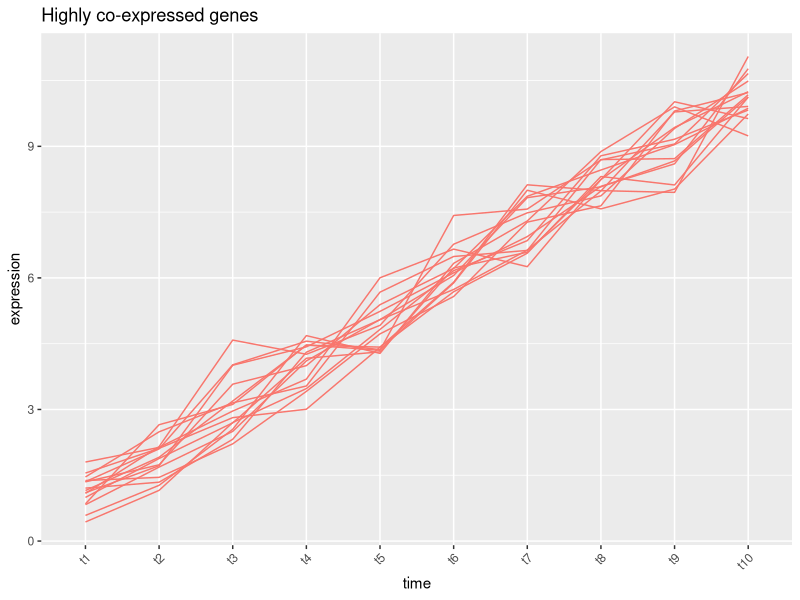
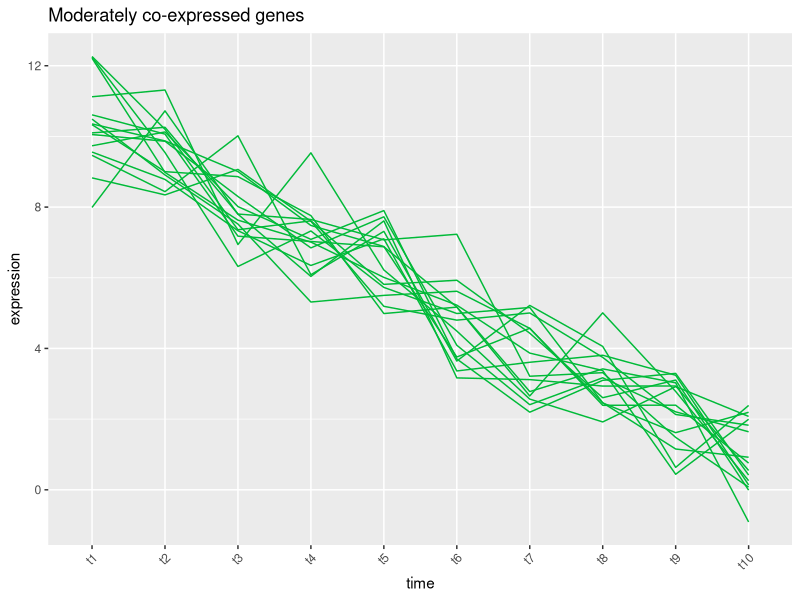
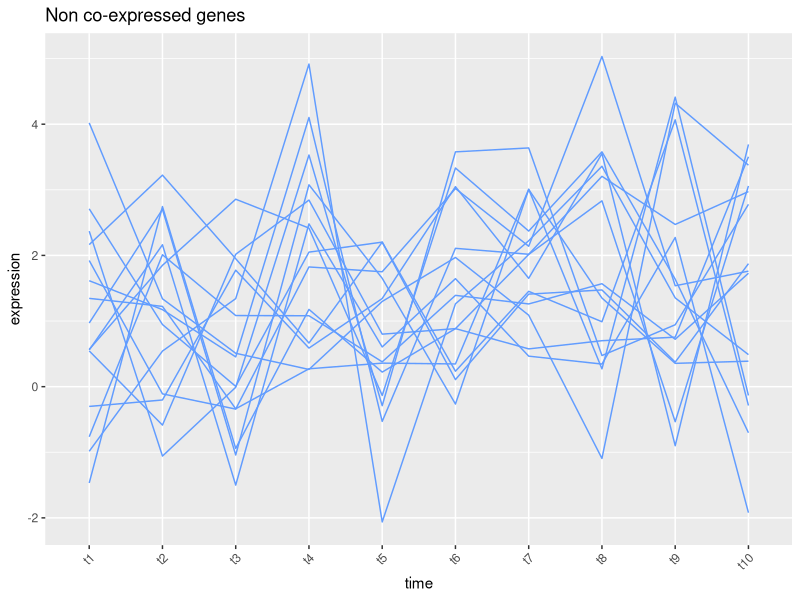
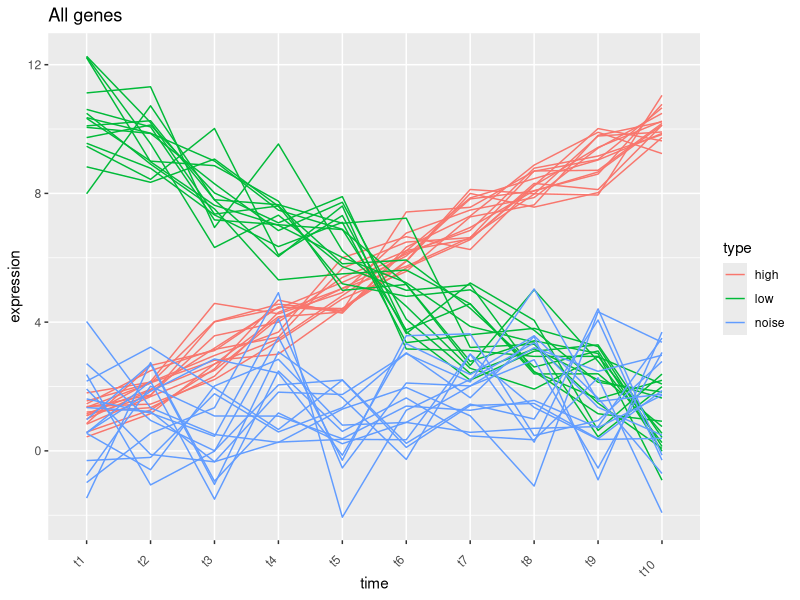
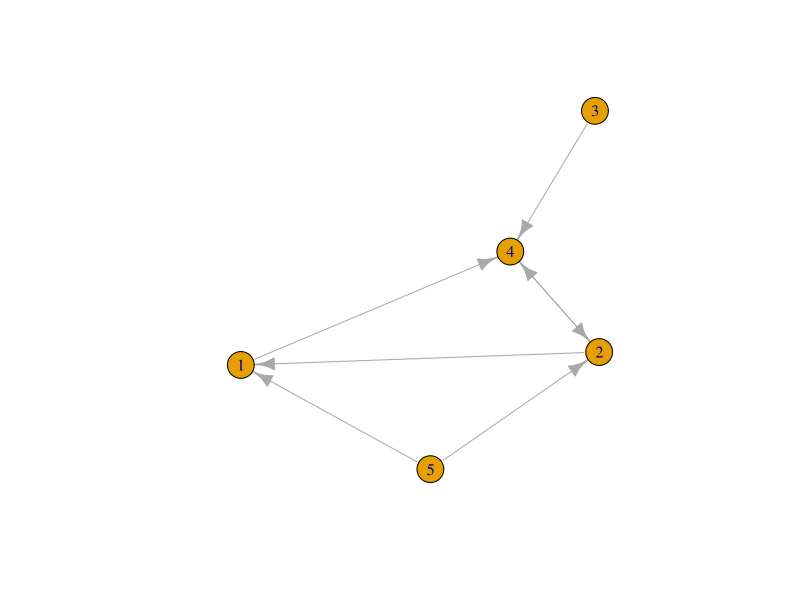
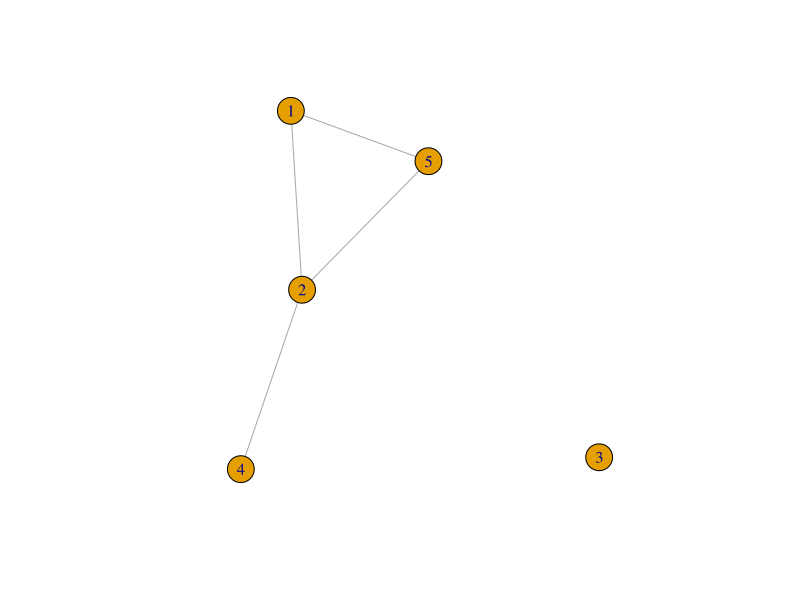
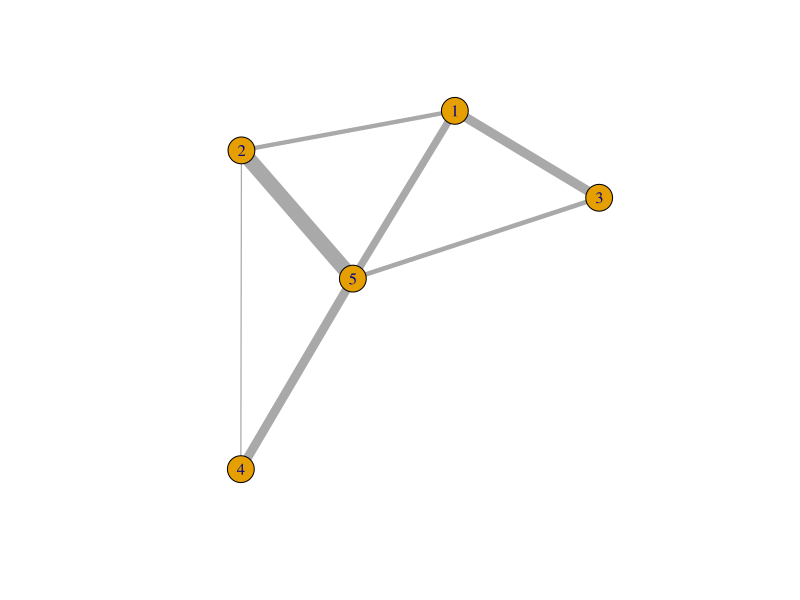
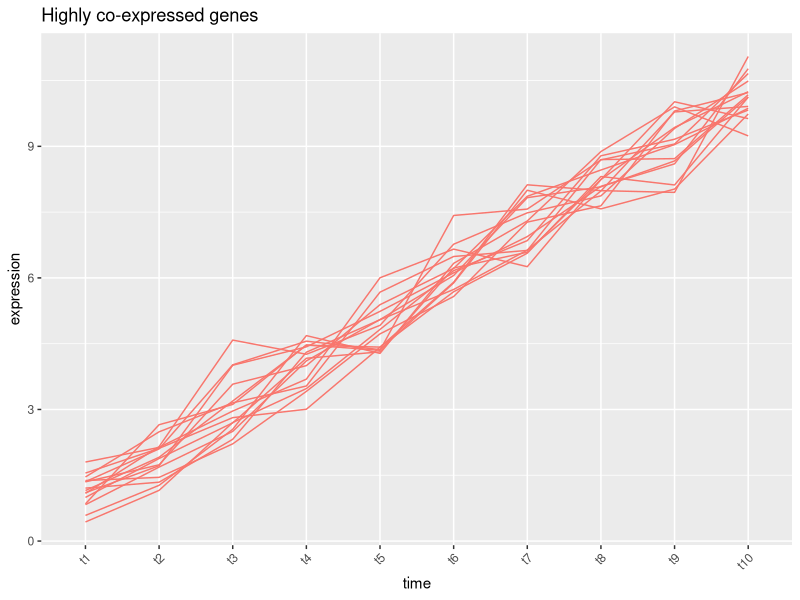

These figures' R source, in order:
#!/usr/bin/env Rscript
#
# Code to generate figures used in ISCB DC RSG 2016 workshop presentation
# Keith Hughitt
# June, 2016
#
# For the igraph SVG images generated, a final command-line Inkscape command
# was used to remove excess whitespace:
# 
# inkscape --verb=FitCanvasToDrawing --verb=FileSave --verb=FileClose example-network.svg
#
library('knitr')
library('igraph')
library('ggplot2')
library('gplots')
library('reshape2')
library('dplyr')
library('RColorBrewer')

set.seed(1)

###############################################################################
#
# Figure 1: Network representation (directed)
#
###############################################################################

# create a 5x5 binary matrix
adj <- matrix(sample(c(0,1), 25, replace=TRUE), nrow=5)

# set diagonal to zero (no self-loops)
diag(adj) <- 0

# create graph
g <- graph.adjacency(adj)

# generating the figure
svg(file='../image/example-network-directed.svg', bg='transparent')
plot(g)
dev.off()

# for separate edges in each direction
#plot(g, edge.curved=rep(0.5, ecount(g)))

###############################################################################
#
# Figure 2: Network representation (undirected)
#
###############################################################################

# convert to undirected network
adj[upper.tri(adj)] <- 0

# plotting with igraph
g <- graph.adjacency(adj, mode='undirected')

svg(file='../image/example-network-undirected.svg', bg='transparent')
plot(g)
dev.off()

###############################################################################
#
# Figure 3: Network representation (weighted)
#
###############################################################################

# create a weight adjacency matrix
adj <- matrix(rnorm(25, mean=3.5, sd=5), nrow=5)
adj[upper.tri(adj, diag=TRUE)] <- 0

# note that igraph ignores edges with negative weights
g <- graph.adjacency(adj, mode='undirected', weighted=TRUE)

svg(file='../image/example-network-undirected-weighted.svg', bg='transparent')
plot(g, edge.width=E(g)$weight)
dev.off()

###############################################################################
#
# Figures X-Y: Simulated data expression profiles
#
###############################################################################

# First, let's simulate expression profiles for 15 "genes" across 10
# time-points, including two clusters and a set some noise.
genes_per_cluster <- 15
num_timepoints <- 10

nvals <- genes_per_cluster * num_timepoints

# highly co-expressed cluster going from low->high expression
cluster1 <- matrix(rep(1:num_timepoints, genes_per_cluster) + 
                   rnorm(nvals, sd=0.5),
                   nrow=genes_per_cluster, byrow=TRUE)

# moderately co-expression cluster going from high->low expression
cluster2 <- matrix(rep(num_timepoints:1, genes_per_cluster) + 
                   rnorm(nvals, sd=1.0),
                   nrow=genes_per_cluster, byrow=TRUE)

# noise cluster (random expression)
noise <- matrix(sample(1:2, nvals, replace=TRUE) +
                rnorm(nvals, sd=1.5),
                nrow=genes_per_cluster, byrow=TRUE)

# combined dataset
expr <- rbind(cluster1, cluster2, noise)
colnames(expr) <- paste0('t', 1:num_timepoints)
rownames(expr) <- c(paste0('high_',  1:genes_per_cluster), 
                    paste0('low_',   1:genes_per_cluster),
                    paste0('noise_', 1:genes_per_cluster))

# Plot simulated expression profiles
df <- melt(expr, id.vars='row.names')
colnames(df) <- c('gene', 'time', 'expression')

# Add "type" column (high, low, noise)
df$type <- 'high'
df$type[grepl('low', df$gene)] <- 'low'
df$type[grepl('noise', df$gene)] <- 'noise'

# colors used for combined plot
# #00BA38 #619CFF #F8766D

# plot cluster 1
# theme_classic()
ggplot(df %>% filter(type=='high'), aes(x=time, y=expression, group=gene)) +
    geom_line(color='#F8766D') +
    ggtitle('Highly co-expressed genes') + 
    theme(plot.background=element_blank(),
          axis.text.x=element_text(angle=45, hjust=1))
ggsave('../image/expression-cluster1.svg', bg='transparent')

# plot cluster 2
ggplot(df %>% filter(type=='low'), aes(x=time, y=expression, group=gene)) +
    geom_line(color='#00BA38') +
    ggtitle('Moderately co-expressed genes') +
    theme(plot.background=element_blank(),
          axis.text.x=element_text(angle=45, hjust=1))
ggsave('../image/expression-cluster2.svg', bg='transparent')

# plot cluster 3
ggplot(df %>% filter(type=='noise'), aes(x=time, y=expression, group=gene)) +
    geom_line(color='#619CFF') +
    ggtitle('Non co-expressed genes') +
    theme(plot.background=element_blank(),
          axis.text.x=element_text(angle=45, hjust=1))
ggsave('../image/expression-cluster3.svg', bg='transparent')

# combined plot
ggplot(df, aes(x=time, y=expression, group=gene, color=type)) +
    geom_line() +
    ggtitle('All genes') +
    theme(plot.background=element_blank(),
          axis.text.x=element_text(angle=45, hjust=2))
ggsave('../image/expression-combined.svg', bg='transparent')


###############################################################################
#
# Figures : Correlation matrix / Hierarchical clustering dendrogram (Raw)
#
###############################################################################

# Create correlation matrix
cor_mat <- cor(t(expr))

# Gene labels
gene_labels <- c(rep('high',  genes_per_cluster), 
                 rep('low',   genes_per_cluster),
                 rep('noise', genes_per_cluster))
gene_labels <- factor(gene_labels)

gene_colors = brewer.pal(9, "Set1")[as.integer(gene_labels)]

# construct heatmap
png(file='../image/expression-heatmap-raw.png', bg='transparent', width=800, height=800)
h <- heatmap.2(cor_mat, ColSideColors=gene_colors, RowSideColors=gene_colors,
               margin=c(6, 6), revC=TRUE, xlab='Gene', ylab='Gene', trace='none',
               main="Correlation Matrix (Raw)")
dev.off()

###############################################################################
#
# Figure : Correlation matrix / Hierarchical clustering dendrogram
#          (power-transformation)
#
###############################################################################

# Shift from [-1,1] to [0,1] and raise to a power
pow_mat <- ((cor_mat + 1) / 2)**6

png(file='../image/expression-heatmap-power.png', bg='transparent', width=800, height=800)
heatmap.2(pow_mat, ColSideColors=gene_colors, RowSideColors=gene_colors,
          Rowv=h$rowInd, Colv=h$colInd,
          margin=c(6, 6), revC=TRUE, xlab='Gene', ylab='Gene', trace='none',
          main="Correlation Matrix (Power-transformed)")
dev.off()
